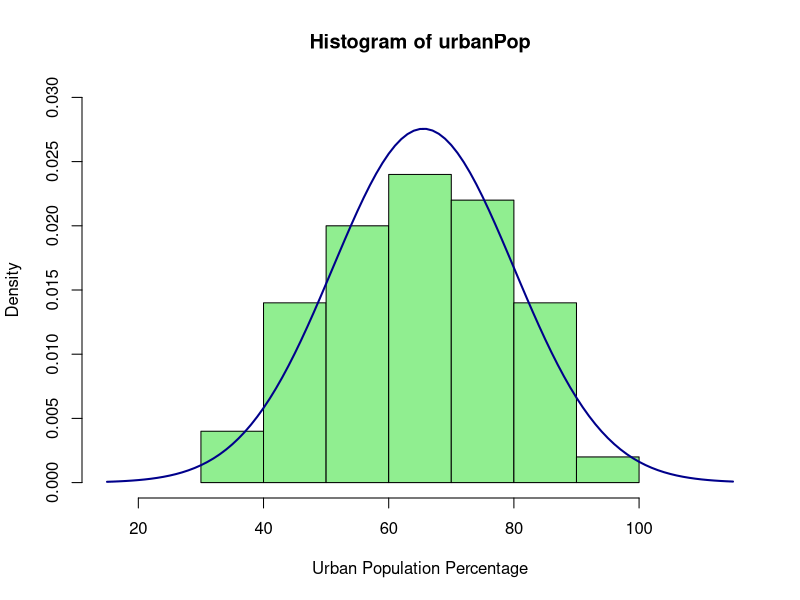

This chart was generated by the following R code:
## ---- chunk 1
data(USArrests); urbanPop <- USArrests$UrbanPop
hist(urbanPop, xlab="Urban Population Percentage", freq=FALSE, 
     col="lightgreen", xlim=c(15, 115), ylim=c(0, 0.03))
curve(dnorm(x, mean=mean(urbanPop), sd=sd(urbanPop)), add=TRUE, 
      col="darkblue", lwd=2)
